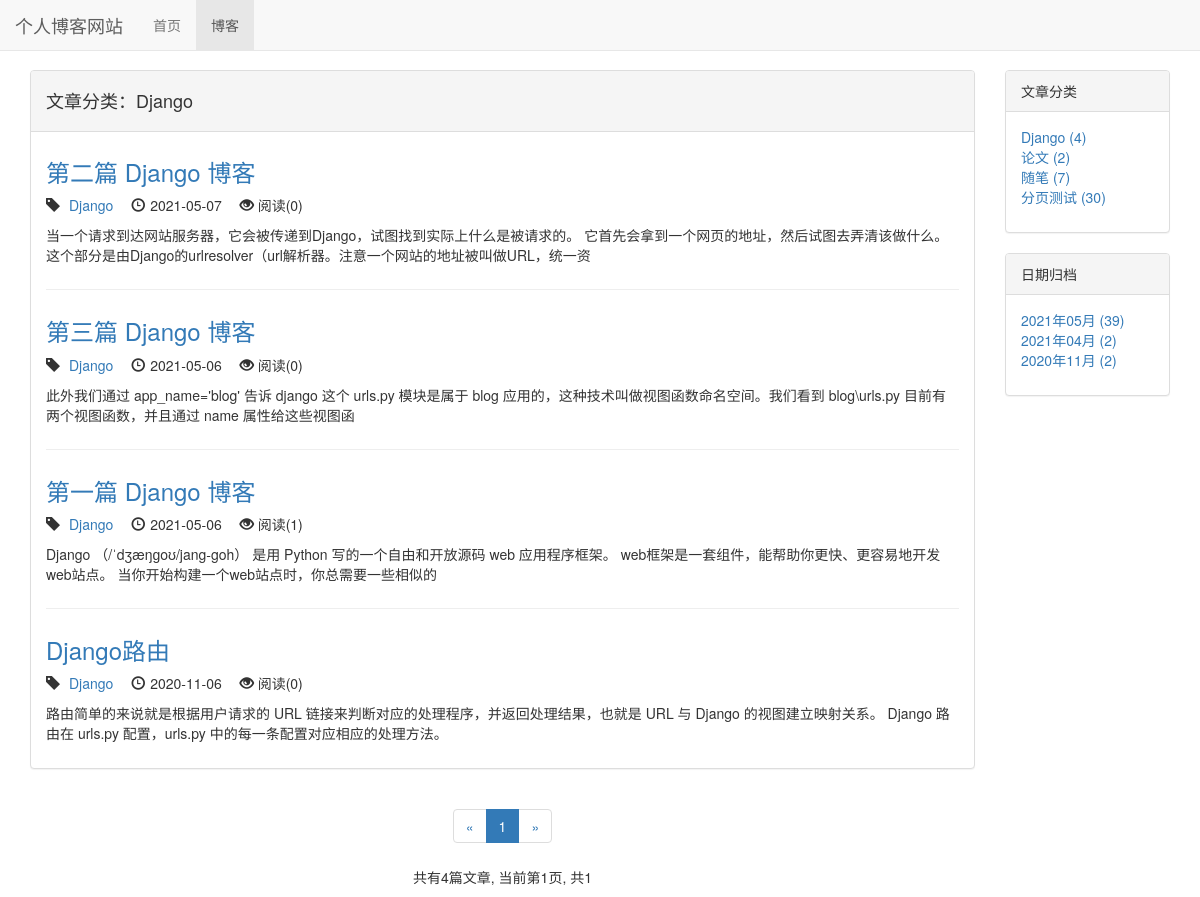
The page /blog/type/1 on the database its author committed.
### blog/models.py (models this page shows, shortened)
class BlogType(models.Model):
    type_name = models.CharField(max_length=15, verbose_name='文章类型')
    class Meta:
        verbose_name = '文章类型'
        verbose_name_plural = verbose_name
    def __str__(self):
        return self.type_name

class Blog(models.Model):
    title = models.CharField(max_length=50, verbose_name='标题')
    blog_type = models.ForeignKey(BlogType, on_delete=models.DO_NOTHING, verbose_name='文章类型')
    content = RichTextUploadingField(verbose_name='正文')  # 使用富文本编辑器 并添加上传图片、文件功能
    author = models.ForeignKey(User, on_delete=models.DO_NOTHING, verbose_name='作者')
    created_time = models.DateTimeField(auto_now_add=True, verbose_name='添加时间')
    last_update_time = models.DateTimeField(auto_now=True, verbose_name='修改时间')
    class Meta:
        ordering = ['-created_time']
        verbose_name = '文章'
        verbose_name_plural = verbose_name
    def get_read_num(self):
        try:
            return self.readnum.read_num
        except exceptions.ObjectDoesNotExist as e:
            return 0

class ReadNum(models.Model):
    read_num = models.IntegerField(default=0, verbose_name='访问人数')
    blog = models.OneToOneField(Blog, on_delete=models.DO_NOTHING)
    class Meta:
        verbose_name = '访问人数'
        verbose_name_plural = verbose_name

### blog/views.py (the view)
# urls.py: path('type/<int:blog_type_pk>', views.blog_with_type, name='blog_with_type'),
def blog_with_type(request, blog_type_pk):
    blog_type = get_object_or_404(BlogType, pk=blog_type_pk)
    blogs_all_list = Blog.objects.filter(blog_type=blog_type)
    context = get_blog_list_common_date(request, blogs_all_list)
    context['blog_type'] = blog_type
    return render(request, 'blog/blog_with_type.html', context)

### blog/templates/blog/blog_with_type.html (shortened to what this page needs)
{% extends 'blog/blog_list.html' %}
{% block blog_list_title %}
    <h4>文章分类：{{ blog_type.type_name }}</h4>
{% endblock %}

### blog/templates/blog/blog_list.html (shortened to what this page needs)
{% extends 'base.html' %}
{% block nav_blog_active %}active{% endblock %}
{% block header_extends %}
    <link rel="stylesheet" href="/static/blog.css">
{% endblock %}
{% block content %}
    <div class="container">
        <div class="row">
            <div class="col-sm-8 col-md-9 col-lg-10">
                <div class="panel panel-default">
                    <div class="panel-heading">
                        {% block blog_list_title %}<h4>文章列表</h4>{% endblock %}
                    </div>
                        <div class="panel-body">
                            {% for blog in blogs %}
                                <div class="blog">
                                    <h3><a href="{% url 'blog_detail' blog.pk %}">
                                         {{ blog.title }}
                                    </a></h3>
                                    <p class="blog-info">
                                        <div class="tag">
                                            <span class="glyphicon glyphicon-tag" aria-hidden="true"></span><a href="{% url 'blog_with_type' blog.blog_type.pk %}">
                                                {{ blog.blog_type }}</a>
                                        </div>
                                    <div class="tag">
                                        <span class="glyphicon glyphicon-time" aria-hidden="true"></span>{{ blog.created_time|date:"Y-m-d" }}
                                    </div>
                                    <span class="glyphicon glyphicon-eye-open" aria-hidden="true"></span>
                                    阅读({{ blog.get_read_num }})
                                    </p>
                                    <p>{{ blog.content|striptags|truncatechars:120 }}</p>
                                </div>
                            {% empty %}
                                <div class="blog">
                        <h3>-- 暂无文章，敬请期待 --</h3>
                                </div>
                            {% endfor %}
                    </div>
                </div>
            <div class="paginator">
              <ul class="pagination">
                <li>
                    {% if page_of_blogs.has_previous %}
                        <a href="?page={{ page_of_blogs.previous_page_number }}" aria-label="Previous">
                            <span aria-hidden="true">&laquo;</span>
                        </a>
                    {% else %}
                        <span aria-hidden="true">&laquo;</span>
                    {% endif %}
                </li>
                    {% for page_num in page_range %}
                        {% if page_num == page_of_blogs.number %}
                            <li class="active"><span>{{ page_num }}</span></li>
                        {% else %}
                            {% if page_num == '...' %}
                                <li><span>{{ page_num }}</span></li>
                            {% else %}
                                <li><a href="?page={{ page_num }}">{{ page_num }}</a></li>
                            {% endif %}
                        {% endif %}
                    {% endfor %}
                <li>
                    {% if page_of_blogs.has_next %}
                        <a href="?page={{ page_of_blogs.next_page_number }}" aria-label="Next">
                            <span aria-hidden="true">&raquo;</span>
                        </a>
                    {% else %}
                        <span aria-hidden="true">&raquo;</span>
                    {% endif %}
                </li>
              </ul>
                <p>
                    共有{{ page_of_blogs.paginator.count}}篇文章,
                    当前第{{ page_of_blogs.number }}页, 共{{ page_of_blogs.paginator.num_pages }}
                </p>
        </div>
            </div>
            <div class="hidden-xs col-sm-4 col-md-3 col-lg-2">
                <div class="panel panel-default">
                  <div class="panel-heading">文章分类</div>
                  <div class="panel-body">
                      <ul class="blog-types">
                            {% for blog_type in blog_types %}
                                <li><a href="{% url 'blog_with_type' blog_type.pk %}">
                                    {{ blog_type.type_name }} ({{ blog_type.blog_count }})
                                </a></li>
                                {% empty %}
                                    <li>暂无分类</li>
                            {% endfor %}
                        </ul>
                </div>
        </div>
        <div class="panel panel-default">
            <div class="panel-heading">日期归档</div>
                <div class="panel-body">
                    <ul>
                        {% for blog_date, blog_count in blog_dates.items %}
                            <a href="{% url 'blog_with_date' blog_date.year blog_date.month  %}">
                                <li>{{ blog_date|date:"Y年m月" }} ({{ blog_count }})</li>
                            </a>
                        {% endfor %}
                    </ul>
                </div>
            </div>
        </div>
    </div>
</div>
{% endblock %}

### static/base.css (style rules this page uses)
* { margin: 0; padding: 0; }
body { margin-top:70px!important; }
ul { list-style-type: none; }

### static/blog.css (style rules this page uses)
ul.blog-types { list-style-type: none }
div.blog h3 { margin-top: 0.5em; }
div.blog:not(:last-child) { margin-bottom: 2em; padding-bottom: 1em; border-bottom: 1px solid #eee; }
div.blog p.blog-info { margin-bottom: 0; }
div.paginator { text-align: center; }
div.tag { display: inline-block; margin-right: 1em; }
span.glyphicon-tag { margin-right: 5px; }
span.glyphicon-time { margin-right: 5px; }

### rows shown on the page
BlogType: type_name "Django", blog_count "4"
Blog: title "第二篇 Django 博客", blog_type "Django", created_time "2021-05-07", get_read_num "0", content "当一个请求到达网站服务器，它会被传递到Django，试图找到实际上什么是被请求的。 它首先会拿到一个网页的地址，然后试图去弄清该做什么。 这个部分是由Django的urlresolver（url解析器。注意一个网站的地址被叫做URL，统一资"
Blog: title "第三篇 Django 博客", blog_type "Django", created_time "2021-05-06", get_read_num "0", content "此外我们通过 app_name='blog' 告诉 django 这个 urls.py 模块是属于 blog 应用的，这种技术叫做视图函数命名空间。我们看到 blog\\urls.py 目前有两个视图函数，并且通过 name 属性给这些视图函"
Blog: title "第一篇 Django 博客", blog_type "Django", created_time "2021-05-06", get_read_num "1", content "Django （/ˈdʒæŋɡoʊ/jang-goh） 是用 Python 写的一个自由和开放源码 web 应用程序框架。 web框架是一套组件，能帮助你更快、更容易地开发web站点。 当你开始构建一个web站点时，你总需要一些相似的"
Blog: title "Django路由", blog_type "Django", created_time "2020-11-06", get_read_num "0", content "路由简单的来说就是根据用户请求的 URL 链接来判断对应的处理程序，并返回处理结果，也就是 URL 与 Django 的视图建立映射关系。 Django 路由在 urls.py 配置，urls.py 中的每一条配置对应相应的处理方法。"
BlogType: type_name "论文", blog_count "2"
BlogType: type_name "随笔", blog_count "7"
BlogType: type_name "分页测试", blog_count "30"

### other values the page prints
{{ page_num }} "1"
{{ page_of_blogs.paginator.count }} "4"
{{ page_of_blogs.number }} "1"
{{ page_of_blogs.paginator.num_pages }} "1"
{{ blog_date|date:"Y年m月" }} "2021年05月" "2021年04月" "2020年11月"
{{ blog_count }} "39" "2" "2"
